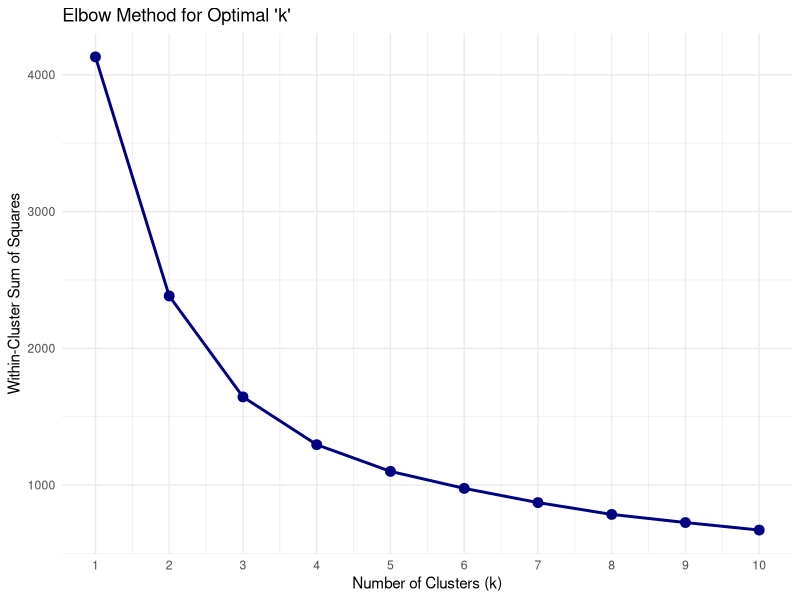
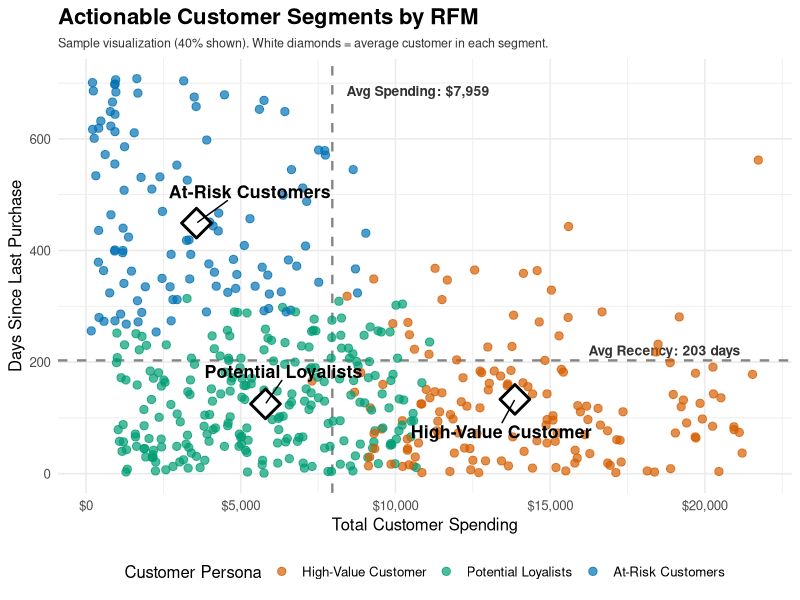
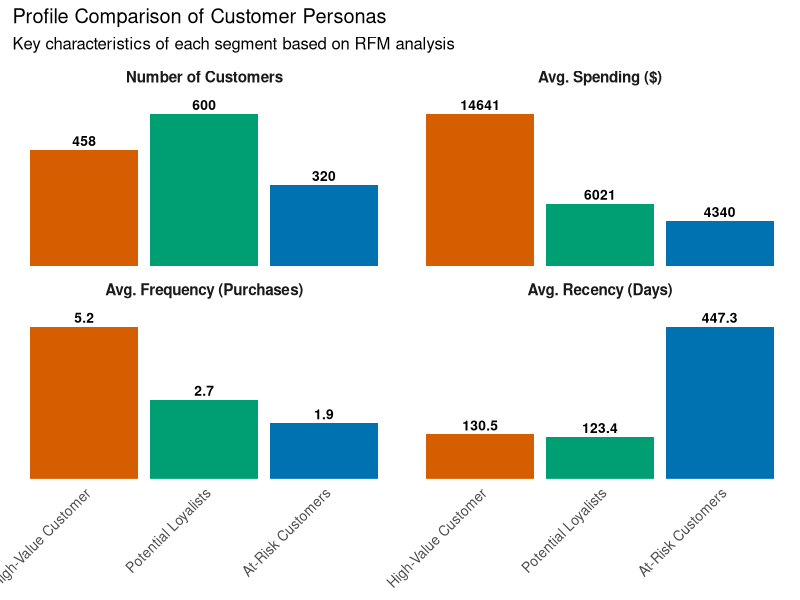
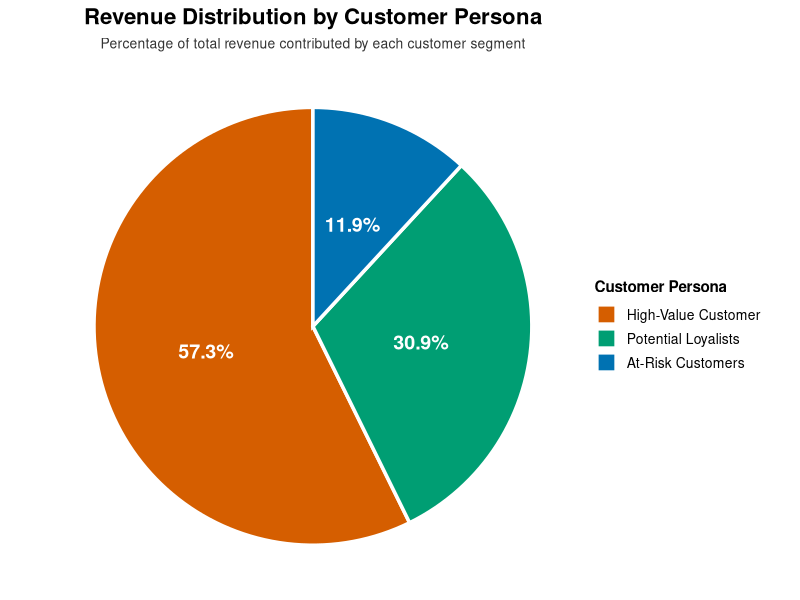

Source code (R) for these figures, in order: (Note: this script raises an error after producing the figures.)
sapply(c("dplyr", "tidyr", "ggplot2", "ggrepel", "scales", "purrr"), function(x) {
  if (!require(x, character.only = TRUE)) install.packages(x)
})

library(dplyr)
library(tidyr)
library(ggplot2)
library(ggrepel)
library(scales)
library(purrr)

Sys.setlocale("LC_TIME", "English")

customers <- read.csv("customers_20.csv")
products <- read.csv("products_20.csv")
sales <- read.csv("sales_20.csv")

names(customers) <- gsub("[ .]", "_", names(customers))
names(products) <- gsub("[ .]", "_", names(products))
names(sales) <- gsub("[ .]", "_", names(sales))

sales_tidy <- sales %>%
  separate_rows(Product_id_list, sep = ",")

sales_products <- merge(sales_tidy, products, 
                        by.x = "Product_id_list", by.y = "Product_id")
full_data <- merge(sales_products, customers, by = "Customer_id")

full_data$Invoice_date <- as.Date(full_data$Invoice_date, format = "%d/%m/%Y")

#RFM
analysis_date <- max(full_data$Invoice_date) + 1

rfm_summary <- full_data %>%
  group_by(Customer_id) %>%
  summarise(
    Recency = as.numeric(analysis_date - max(Invoice_date)),
    Frequency = n_distinct(Invoice_no),
    Monetary = sum(Price)
  ) %>%
  ungroup()

rfm_scaled <- scale(rfm_summary[, c("Recency", "Frequency", "Monetary")])

#Elbow Method
set.seed(123)

wss <- function(k) {
  kmeans(rfm_scaled, k, nstart = 25)$tot.withinss
}

k_values <- 1:10
wss_values <- map_dbl(k_values, wss)
elbow_data <- data.frame(k = k_values, wss = wss_values)

p11 <- ggplot(elbow_data, aes(x = k, y = wss)) +
  geom_line(color = "navy", linewidth = 1) +
  geom_point(color = "navy", size = 3) +
  scale_x_continuous(breaks = k_values) +
  labs(
    title = "Elbow Method for Optimal 'k'",
    x = "Number of Clusters (k)",
    y = "Within-Cluster Sum of Squares"
  ) +
  theme_minimal()
print(p11)

#K-Means Clustering
set.seed(123)
optimal_k <- 3
kmeans_clusters <- kmeans(rfm_scaled, centers = optimal_k, nstart = 25)
rfm_summary$Cluster <- as.factor(kmeans_clusters$cluster)

rfm_summary <- rfm_summary %>%
  mutate(Persona = case_when(
    Cluster == 1 ~ "High-Value Customer",
    Cluster == 2 ~ "Potential Loyalists",
    Cluster == 3 ~ "At-Risk Customers"
  )) %>%
  mutate(Persona = factor(Persona, 
                          levels = c("High-Value Customer", 
                                     "Potential Loyalists", 
                                     "At-Risk Customers")))

centroids_initial <- rfm_summary %>%
  group_by(Persona) %>%
  summarise(
    Monetary = mean(Monetary),      # Average spending
    Recency = mean(Recency),        # Average days since purchase
    .groups = 'drop'
  )

rfm_filtered <- rfm_summary %>%
  left_join(centroids_initial, by = "Persona", suffix = c("", "_center")) %>%
  mutate(
    Distance = sqrt((Monetary - Monetary_center)^2 + (Recency - Recency_center)^2)
  ) %>%
  group_by(Persona) %>%
  mutate(
    Distance_Percentile = percent_rank(Distance)
  ) %>%
  ungroup() %>%
  filter(Distance_Percentile <= 0.90) %>%
  select(-ends_with("_center"), -Distance, -Distance_Percentile)

centroids <- rfm_filtered %>%
  group_by(Persona) %>%
  summarise(
    Monetary = mean(Monetary),
    Recency = mean(Recency), 
    .groups = 'drop'
  )

avg_monetary <- mean(rfm_filtered$Monetary)
avg_recency <- mean(rfm_filtered$Recency)

persona_colors <- c(
  "High-Value Customer" = "#D55E00",
  "Potential Loyalists" = "#009E73",
  "At-Risk Customers" = "#0072B2"
)

set.seed(123)
sample_percentage <- 0.4
rfm_sample <- rfm_filtered %>% sample_frac(sample_percentage)

p12 <- ggplot(rfm_filtered, aes(x = Monetary, y = Recency, color = Persona)) +
  geom_hline(yintercept = avg_recency, linetype = "dashed", 
             color = "grey40", alpha = 0.8, linewidth = 0.8) +
  geom_vline(xintercept = avg_monetary, linetype = "dashed", 
             color = "grey40", alpha = 0.8, linewidth = 0.8) +
  
  annotate("text", 
           x = max(rfm_filtered$Monetary) * 0.85, 
           y = avg_recency, 
           label = paste0("Avg Recency: ", round(avg_recency, 0), " days"),
           vjust = -0.5, 
           color = "grey20", 
           size = 3.5, 
           fontface = "bold") +
  
  annotate("text", 
           x = avg_monetary, 
           y = max(rfm_filtered$Recency) * 0.95, 
           label = paste0("Avg Spending: ", dollar(round(avg_monetary, 0))),
           hjust = -0.1, 
           color = "grey20", 
           size = 3.5, 
           fontface = "bold") +
  
  geom_point(data = rfm_sample, alpha = 0.7, size = 2.5) +
  
  # Add centroids
  geom_point(data = centroids, shape = 23, fill = "white", 
             color = "black", size = 7, stroke = 1.5) +
  geom_text_repel(data = centroids, aes(label = Persona), 
                  fontface = "bold", color = "black", 
                  box.padding = 1.2, size = 4.5,
                  min.segment.length = 0) +
  
  scale_color_manual(values = persona_colors) +
  scale_x_continuous(labels = dollar_format()) +
  labs(
    title = "Actionable Customer Segments by RFM",
    subtitle = paste0("Sample visualization (", sample_percentage * 100, 
                      "% shown). White diamonds = average customer in each segment."),
    x = "Total Customer Spending",
    y = "Days Since Last Purchase",
    color = "Customer Persona"
  ) +
  theme_minimal(base_size = 12) +
  theme(
    legend.position = "bottom",
    plot.title = element_text(face = "bold", size = 16),
    plot.subtitle = element_text(size = 9, color = "grey20")
  )
print(p12)

removed_count <- nrow(rfm_summary) - nrow(rfm_filtered)
removed_pct <- round(removed_count / nrow(rfm_summary) * 100, 1)
cat(sprintf("\n=== Filtering Statistics ===\n"))
cat(sprintf("Removed: %d outliers (%s%%)\n\n", removed_count, removed_pct))

summary_stats <- rfm_summary %>%
  group_by(Persona) %>%
  summarise(
    Avg_Recency = round(mean(Recency), 1),
    Avg_Frequency = round(mean(Frequency), 1),
    Avg_Monetary = round(mean(Monetary), 0),
    Customer_Count = n(),
    .groups = 'drop'
  )

#Profile Comparison Bar Chart
summary_long <- summary_stats %>%
  pivot_longer(
    cols = -Persona,
    names_to = "Metric",
    values_to = "Value"
  ) %>%
  mutate(Metric = dplyr::recode(Metric,
                                "Avg_Recency" = "Avg. Recency (Days)",
                                "Avg_Frequency" = "Avg. Frequency (Purchases)",
                                "Avg_Monetary" = "Avg. Spending ($)",
                                "Customer_Count" = "Number of Customers")) %>%
  mutate(Metric = factor(Metric, 
                         levels = c("Number of Customers", 
                                    "Avg. Spending ($)", 
                                    "Avg. Frequency (Purchases)", 
                                    "Avg. Recency (Days)")))

p13 <- ggplot(summary_long, aes(x = Persona, y = Value, fill = Persona)) +
  geom_col(show.legend = FALSE) +
  geom_text(aes(label = round(Value, 1)), vjust = -0.4, 
            size = 3.5, color = "black", fontface = "bold") +
  facet_wrap(~Metric, scales = "free_y") +
  scale_fill_manual(values = persona_colors) +
  scale_y_continuous(expand = expansion(mult = c(0, 0.15))) +
  labs(
    title = "Profile Comparison of Customer Personas",
    subtitle = "Key characteristics of each segment based on RFM analysis",
    x = NULL,
    y = NULL
  ) +
  theme_minimal(base_size = 12) +
  theme(
    axis.text.x = element_text(angle = 45, hjust = 1, size = 10),
    axis.text.y = element_blank(),
    strip.text = element_text(face = "bold", size = 11),
    panel.grid.major = element_blank(),
    panel.grid.minor = element_blank(),
    axis.line.y = element_blank(),
    axis.ticks.y = element_blank()
  )
print(p13)

revenue_by_persona <- rfm_summary %>%
  group_by(Persona) %>%
  summarise(
    Total_Revenue = sum(Monetary),
    .groups = 'drop'
  ) %>%
  mutate(
    Percentage = Total_Revenue / sum(Total_Revenue) * 100,
    Label = paste0(Persona, "\n", dollar(round(Total_Revenue, 0)), 
                   "\n(", round(Percentage, 1), "%)")
  )

p13_1 <- ggplot(revenue_by_persona, aes(x = "", y = Percentage, fill = Persona)) +
  geom_col(width = 1, color = "white", linewidth = 1.2) +
  coord_polar(theta = "y") +
  geom_text(aes(label = paste0(round(Percentage, 1), "%")),
            position = position_stack(vjust = 0.5),
            size = 5, fontface = "bold", color = "white") +
  scale_fill_manual(values = persona_colors) +
  labs(
    title = "Revenue Distribution by Customer Persona",
    subtitle = "Percentage of total revenue contributed by each customer segment",
    fill = "Customer Persona"
  ) +
  theme_void(base_size = 12) +
  theme(
    plot.title = element_text(face = "bold", size = 16, hjust = 0.5),
    plot.subtitle = element_text(size = 10, color = "grey20", hjust = 0.5),
    legend.position = "right",
    legend.title = element_text(face = "bold", size = 11),
    legend.text = element_text(size = 10)
  )

print(p13_1)

plot_list <- list(
  "11_Elbow_Method" = p11,
  "12_RFM_Segments_Scatter" = p12,
  "13_RFM_Profile_Comparison" = p13,
  "13_1_Revenue_Pie_Chart" = p13_1
)

cat("\nStarting export for RFM plots to 'graph' folder...\n")
for (plot_name in names(plot_list)) {
  file_path <- file.path(output_dir, paste0(plot_name, ".png"))
  
  ggsave(filename = file_path, plot = plot_list[[plot_name]], 
         width = 10, height = 6, dpi = 300, bg = "white")
  
  cat(paste("Saved:", file_path, "\n"))
}
cat("Export complete!\n")